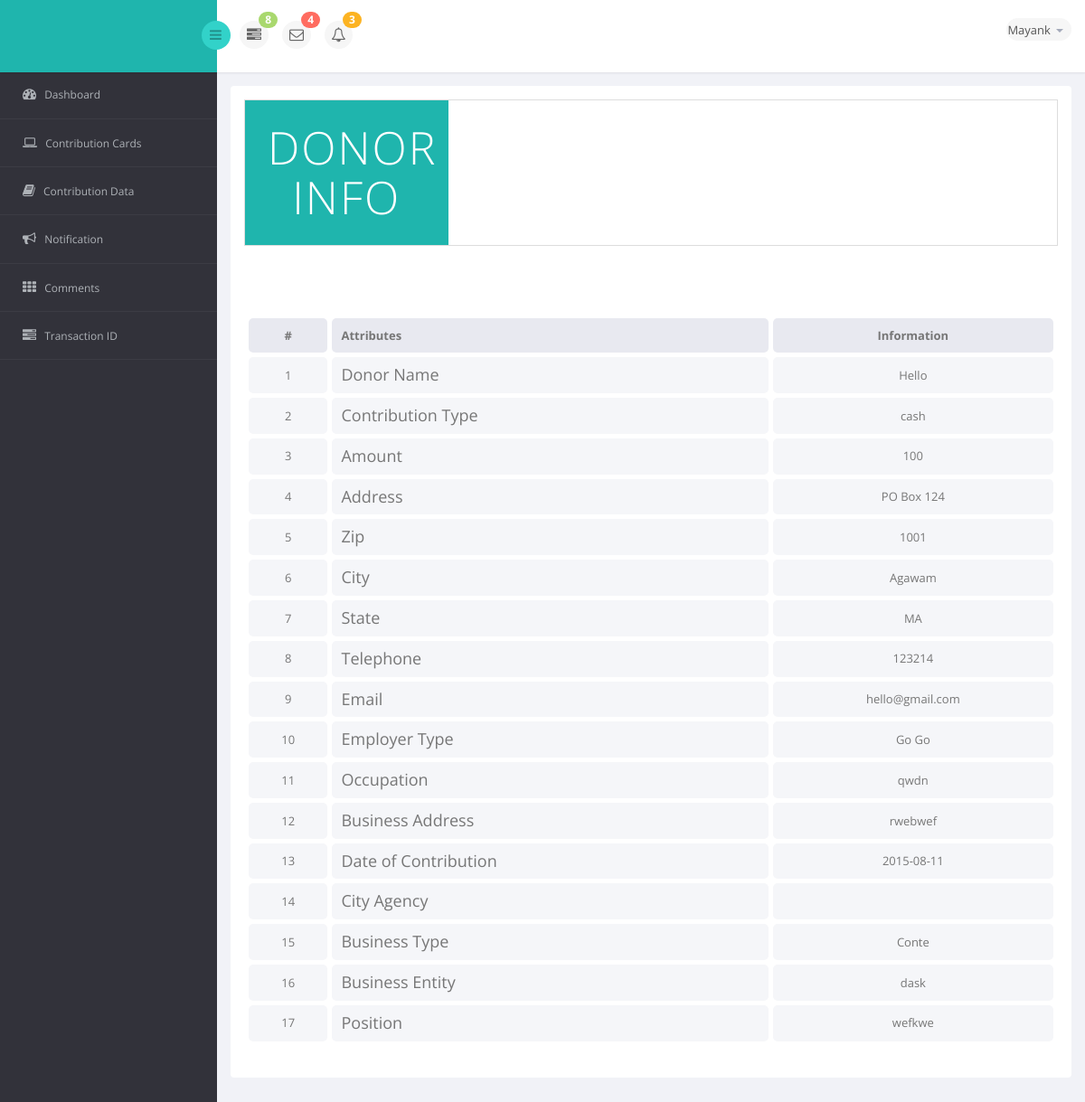
Page /campaign/cards_info.php?id=31 (signed in) on the committed database.
### tables this page shows
CREATE TABLE IF NOT EXISTS `campaigns` (
  `campaignID` int(11) NOT NULL AUTO_INCREMENT,
  `name_person` varchar(1024) NOT NULL,
  `name_candidate` varchar(1024) NOT NULL,
  `election_year` year(4) NOT NULL,
  `election_type` varchar(1024) NOT NULL,
  `office_sought` varchar(1024) NOT NULL,
  `state_of_candidate` varchar(1024) NOT NULL,
  `notify` tinyint(1) NOT NULL,
  `notify_email` varchar(1024) NOT NULL,
  `username` varchar(255) NOT NULL,
  `password` varchar(60) NOT NULL,
  `email` varchar(255) NOT NULL,
  `active` varchar(255) NOT NULL,
  `resetToken` varchar(255) DEFAULT NULL,
  `resetComplete` varchar(3) DEFAULT 'No',
  PRIMARY KEY (`campaignID`)
);

CREATE TABLE IF NOT EXISTS `donor` (
  `donor_id` int(11) NOT NULL AUTO_INCREMENT,
  `campaignID` int(11) NOT NULL,
  `trans_id` varchar(1024) NOT NULL,
  `contribution_type` varchar(1024) NOT NULL,
  `amount` int(11) NOT NULL,
  `donor_name` varchar(1024) NOT NULL,
  `address` varchar(1024) NOT NULL,
  `zip` int(11) NOT NULL,
  `city` varchar(1024) NOT NULL,
  `state` varchar(1024) NOT NULL,
  `telephone` int(13) NOT NULL,
  `email` varchar(1024) NOT NULL,
  `employer_type` varchar(1024) NOT NULL,
  `occupation` varchar(1024) NOT NULL,
  `business_address` varchar(1024) NOT NULL,
  `date_contribution` date NOT NULL,
  `city_agency` varchar(1024) NOT NULL,
  `business_type` varchar(1024) NOT NULL,
  `business_entity` varchar(1024) NOT NULL,
  `position` varchar(1024) NOT NULL,
  `ac_holder` varchar(1024) NOT NULL,
  `card_type` varchar(1024) NOT NULL,
  `ac_number` int(30) NOT NULL,
  `expiration_date` varchar(10) NOT NULL,
  PRIMARY KEY (`donor_id`)
);

### campaign/functions.php (called while the page is built, shortened)
<?php
function get_campaign_details($username){
    global $db;
    $query = $db->query("SELECT name_person, name_candidate, election_year, election_type, office_sought, notify, notify_email, username, email FROM campaigns WHERE username = '$username'");
    $query = $query->fetchAll(PDO::FETCH_ASSOC);
    if ($query)
    return $query;
}
?>

### campaign/cards_info.php (the view, shortened to what this page needs)
<?php require('includes/config.php');
require('functions.php');
$username = $_SESSION['username'];
$details = get_campaign_details($username);
$id=$_GET['id'];
?>
<!DOCTYPE html>
<html lang="en">
<head>
    <link href="../bs3/css/bootstrap.min.css" rel="stylesheet">
    <link href="../js/jquery-ui/jquery-ui-1.10.1.custom.min.css" rel="stylesheet">
    <link href="../css/bootstrap-reset.css" rel="stylesheet">
    <link href="../font-awesome/css/font-awesome.css" rel="stylesheet">
    <link href="../js/jvector-map/jquery-jvectormap-1.2.2.css" rel="stylesheet">
    <link href="../css/clndr.css" rel="stylesheet">
    <link href="../js/css3clock/css/style.css" rel="stylesheet">
    <link rel="stylesheet" href="../js/morris-chart/morris.css">
    <link href="../css/style.css" rel="stylesheet">
    <link href="../css/style-responsive.css" rel="stylesheet"/>
</head>
<body>
<section id="container">
<header class="header fixed-top clearfix">
<div class="brand">
    <div class="sidebar-toggle-box">
        <div class="fa fa-bars"></div>
    </div>
</div>
<div class="nav notify-row" id="top_menu">
    <ul class="nav top-menu">
        <li class="dropdown">
            <a data-toggle="dropdown" class="dropdown-toggle" href="index.html#">
                <i class="fa fa-tasks"></i>
                <span class="badge bg-success">8</span>
            </a>
        </li>
        <li id="header_inbox_bar" class="dropdown">
            <a data-toggle="dropdown" class="dropdown-toggle" href="index.html#">
                <i class="fa fa-envelope-o"></i>
                <span class="badge bg-important">4</span>
            </a>
        </li>
        <li id="header_notification_bar" class="dropdown">
            <a data-toggle="dropdown" class="dropdown-toggle" href="index.html#">
                <i class="fa fa-bell-o"></i>
                <span class="badge bg-warning">3</span>
            </a>
        </li>
    </ul>
</div>
<div class="top-nav clearfix">
    <ul class="nav pull-right top-menu">
        <li class="dropdown">
            <a data-toggle="dropdown" class="dropdown-toggle" href="index.html#">
                <span class="username"><?php echo $details[0]['name_person']; ?></span>
                <b class="caret"></b>
            </a>
        </li>
    </ul>
</div>
</header>
<aside>
    <div id="sidebar" class="nav-collapse">
        <div class="leftside-navigation">
            <ul class="sidebar-menu" id="nav-accordion">
                <li>
                    <a href="dashboard.php">
                        <i class="fa fa-dashboard"></i>
                        <span>Dashboard</span>
                    </a>
                </li>
                <li class="sub-menu">
                    <a href="cards.php">
                        <i class="fa fa-laptop"></i>
                        <span>Contribution Cards</span>
                    </a>
                </li>
                <li class="sub-menu">
                    <a href="cards_data.php">
                        <i class="fa fa-book"></i>
                        <span>Contribution Data</span>
                    </a>
                </li>
                <li>
                    <a href="notification.php">
                        <i class="fa fa-bullhorn"></i>
                        <span>Notification</span>
                    </a>
                </li>
                <li class="sub-menu">
                    <a href="javascript:;">
                        <i class="fa fa-th"></i>
                        <span>Comments</span>
                    </a>
                </li>
                <li class="sub-menu">
                    <a href="javascript:;">
                        <i class="fa fa-tasks"></i>
                        <span>Transaction ID</span>
                    </a>
                </li>
            </ul>            </div>
    </div>
</aside>
 <section id="main-content">
    <section class="wrapper">
        <div class="row">
            <div class="col-md-12">
                <section class="panel">
                    <div class="panel-body invoice">
                        <div class="invoice-header">
                            <div class="invoice-title col-md-3 col-xs-2">
                                <h1>Donor Info</h1>
                            </div>
                        </div>
                        <table class="table table-invoice" >
                            <thead>
                            <tr>
                                <th>#</th>
                                <th>Attributes</th>
                                <th class="text-center">Information</th>
                            </tr>
                            </thead>
                            <tbody>
                            <?php
                        $query = $db->query("SELECT * FROM donor WHERE donor_id = '$id'");
                        $query = $query->fetchAll(PDO::FETCH_ASSOC);
                        foreach ($query as $row)
                            {
                            echo "<tr>";
                                echo "<td>1</td>";
                                echo "<td><h4>"."Donor Name"."</h4></td>";
                                echo '<td class="text-center">'.$row['donor_name'].'</td>';
                                echo "</tr>";
                            echo "<tr>";
                                echo "<td>2</td>";
                                echo "<td><h4>"."Contribution Type"."</h4></td>";
                                echo '<td class="text-center">'.$row['contribution_type'].'</td>';
                                echo "</tr>";
                            echo "<tr>";
                                echo "<td>3</td>";
                                echo "<td><h4>"."Amount"."</h4></td>";
                                echo '<td class="text-center">'.$row['amount'].'</td>';
                                echo "</tr>";
                            echo "<tr>";
                                echo "<td>4</td>";
                                echo "<td><h4>"."Address"."</h4></td>";
                                echo '<td class="text-center">'.$row['address'].'</td>';
                                echo "</tr>";
                            echo "<tr>";
                                echo "<td>5</td>";
                                echo "<td><h4>"."Zip"."</h4></td>";
                                echo '<td class="text-center">'.$row['zip'].'</td>';
                                echo "</tr>";
                            echo "<tr>";
                                echo "<td>6</td>";
                                echo "<td><h4>"."City"."</h4></td>";
                                echo '<td class="text-center">'.$row['city'].'</td>';
                                echo "</tr>";
                            echo "<tr>";
                                echo "<td>7</td>";
                                echo "<td><h4>"."State"."</h4></td>";
                                echo '<td class="text-center">'.$row['state'].'</td>';
                                echo "</tr>";
                            echo "<tr>";
                                echo "<td>8</td>";
                                echo "<td><h4>"."Telephone"."</h4></td>";
                                echo '<td class="text-center">'.$row['telephone'].'</td>';
                                echo "</tr>";
                            echo "<tr>";
                                echo "<td>9</td>";
                                echo "<td><h4>"."Email"."</h4></td>";
                                echo '<td class="text-center">'.$row['email'].'</td>';
                                echo "</tr>";
                            echo "<tr>";
                                echo "<td>10</td>";
                                echo "<td><h4>"."Employer Type"."</h4></td>";
                                echo '<td class="text-center">'.$row['employer_type'].'</td>';
                                echo "</tr>";
                            echo "<tr>";
                                echo "<td>11</td>";
                                echo "<td><h4>"."Occupation"."</h4></td>";
                                echo '<td class="text-center">'.$row['occupation'].'</td>';
                                echo "</tr>";
                            echo "<tr>";
                                echo "<td>12</td>";
                                echo "<td><h4>"."Business Address"."</h4></td>";
                                echo '<td class="text-center">'.$row['business_address'].'</td>';
                                echo "</tr>";
                            echo "<tr>";
                                echo "<td>13</td>";
                                echo "<td><h4>"."Date of Contribution"."</h4></td>";
                                echo '<td class="text-center">'.$row['date_contribution'].'</td>';
                                echo "</tr>";
                            echo "<tr>";
                                echo "<td>14</td>";
                                echo "<td><h4>"."City Agency"."</h4></td>";
                                echo '<td class="text-center">'.$row['city_agency'].'</td>';
                                echo "</tr>";
                            echo "<tr>";
                                echo "<td>15</td>";
                                echo "<td><h4>"."Business Type"."</h4></td>";
                                echo '<td class="text-center">'.$row['business_type'].'</td>';
                                echo "</tr>";
                            echo "<tr>";
                                echo "<td>16</td>";
                                echo "<td><h4>"."Business Entity"."</h4></td>";
                                echo '<td class="text-center">'.$row['business_entity'].'</td>';
                                echo "</tr>";
                            echo "<tr>";
                                echo "<td>17</td>";
                                echo "<td><h4>"."Position"."</h4></td>";
                                echo '<td class="text-center">'.$row['position'].'</td>';
                                echo "</tr>";
                            }
                            ?>
                            </tbody>
                        </table>
                    </div>
                </section>
            </div>
        </div>
    </section>
</section>
</body>
</html>

### rows in the picture
campaigns: name_person "Mayank"
donor: donor_name "Hello", contribution_type "cash", amount "100", address "PO Box 124", zip "1001", city "Agawam", state "MA", telephone "123214", email "hello@gmail.com", employer_type "Go Go", occupation "qwdn", business_address "rwebwef", date_contribution "2015-08-11", business_type "Conte", business_entity "dask", position "wefkwe"
